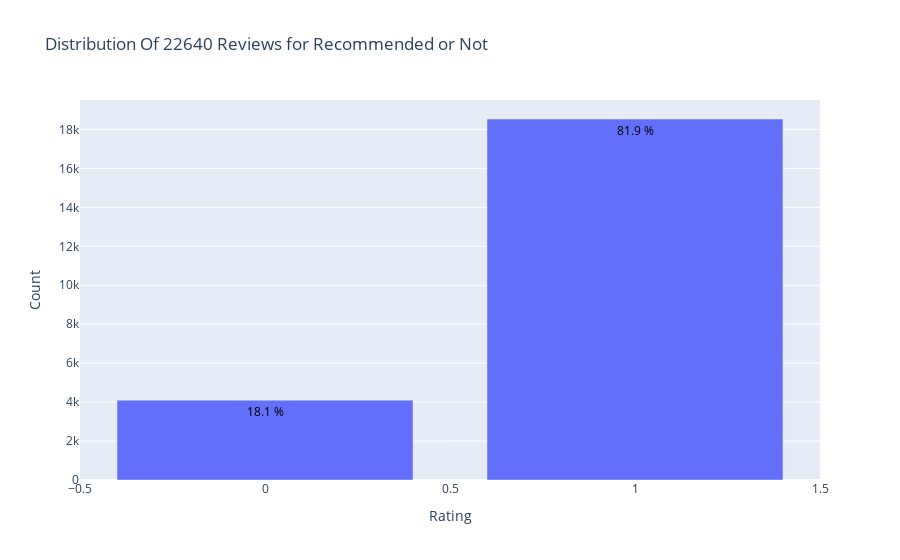

Write notebook code for a chart like this one.
### Code cell
from plotly.offline import init_notebook_mode, plot, iplot
import plotly.graph_objs as go
from plotly.io import to_image
init_notebook_mode(connected=True)

data = df['Recommended IND'].value_counts().sort_index(ascending=False)
trace = go.Bar(x = data.index,
               text = ['{:.1f} %'.format(val) for val in (data.values / df.shape[0] * 100)],
               textposition = 'auto',
               textfont = dict(color = '#000000'),
               y = data.values,
               )
# Create layout
layout = dict(title = 'Distribution Of {} Reviews for Recommended or Not'.format(df.shape[0]),
              xaxis = dict(title = 'Rating'),
              yaxis = dict(title = 'Count'))
# Create plot
fig = go.Figure(data=[trace], layout=layout)
iplot(fig)

 # Do this first so we don't create a file if image conversion fails
img_data = to_image(fig,
        format='png',
        width=800,
        height=500,
        scale=5)

fig.write_image("./images/recommendedIND_distribution.png", scale=5)

### Figure 1 — Plotly figure (JSON) as saved in the notebook; plotly's stock layout.template omitted (floating-point values rounded to 4 significant figures)
{"data": [{"text": ["81.9 %", "18.1 %"], "textfont": {"color": "#000000"}, "textposition": "auto", "type": "bar", "x": [1, 0], "y": [18539, 4101]}], "layout": {"title": {"text": "Distribution Of 22640 Reviews for Recommended or Not"}, "xaxis": {"title": {"text": "Rating"}}, "yaxis": {"title": {"text": "Count"}}}}
